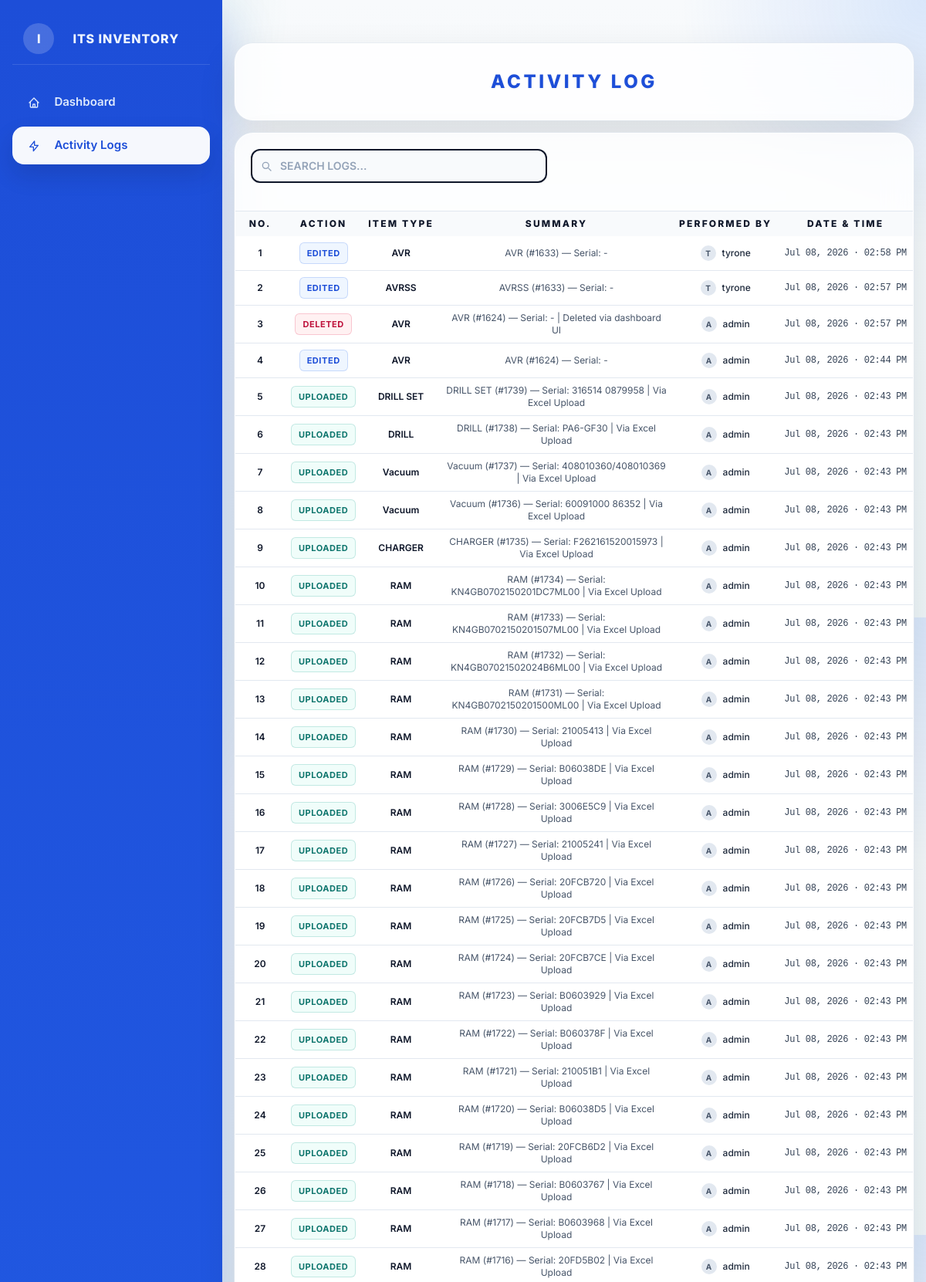
/activity-log/ (signed in, upper part), run on the app's committed database.
### inventory/models.py (models this page shows, shortened)
class AuditLog(models.Model):
    ACTION_CHOICES = [
        ("added",   "Added"),
        ("edited",  "Edited"),
        ("deleted", "Deleted"),
        ("uploaded","Uploaded"),
    ]
    action      = models.CharField(max_length=20, choices=ACTION_CHOICES)
    item_type   = models.CharField(max_length=100)
    item_id     = models.IntegerField(null=True, blank=True)   # FK-less so deletes don't cascade
    description = models.TextField()                            # human-readable summary
    performed_by = models.CharField(max_length=150, default="System")
    timestamp   = models.DateTimeField(default=timezone.now)
    class Meta:
        ordering = ["-timestamp"]

### inventory/views.py (the view, shortened to what this page needs)
# urls.py: path('activity-log/', activity_log, name='activity-log'),
@login_required
def activity_log(request):
    search_query = request.GET.get("q", "").strip()
    logs = AuditLog.objects.all()
    return render(request, "activity_log.html", {"logs": logs, "search_query": search_query})

### templates/activity_log.html (shortened to what this page needs)
﻿{% load static %}
<!doctype html>
<html lang="en">
<head>
  <script src="https://cdn.tailwindcss.com"></script>
  <script src="{% static 'js/tailwind-config.js' %}"></script>
  <link rel="stylesheet" href="https://cdn.jsdelivr.net/npm/simple-datatables@9.0.3/dist/style.css" />
  <link rel="stylesheet" href="{% static 'css/inventory.css' %}" />
</head>
<body class="min-h-screen font-sans text-slate-900 antialiased">
  <div class="app-shell">
    <aside class="sidebar">
      <div class="sidebar__inner relative">
        <div class="sidebar__brand relative w-full flex items-center">
          <span class="sidebar__brand-mark shrink-0 transition-all duration-300">I</span>
          <div class="sidebar__brand-text ml-3 whitespace-nowrap overflow-hidden transition-all duration-300">
            ITS Inventory
          </div>
        </div>
        <nav class="sidebar__nav mt-2" aria-label="Inventory navigation">
          <a class="sidebar__link" href="{% url 'inventory-list' %}">
            <span class="sidebar__icon"></span>
            <span>Dashboard</span>
          </a>
          <a class="sidebar__link sidebar__link--active" href="{% url 'activity-log' %}">
            <span class="sidebar__icon"><svg xmlns="http://www.w3.org/2000/svg" class="h-4 w-4" fill="none" viewBox="0 0 24 24" stroke="currentColor" stroke-width="2"><path stroke-linecap="round" stroke-linejoin="round" d="M13 10V3L4 14h7v8l9-11h-7z" /></svg></span>
            <span>Activity Logs</span>
          </a>
        </nav>
      </div>
    </aside>
    <div class="content-shell">
      <main id="top" class="content-shell__inner">
        <section
          class="backdrop-card mt-4 overflow-hidden rounded-3xl border border-white/70 shadow-soft ring-1 ring-slate-200/60">
          <div class="flex flex-col gap-5 p-5 lg:p-6">
            <div class="relative flex flex-col gap-5 lg:flex-row lg:items-center lg:justify-between min-h-[50px]">
              <div class="flex justify-center text-center w-full">
                <h1
                  class="text-lg sm:text-xl md:text-2xl font-extrabold uppercase tracking-[0.15em] text-blue-700 drop-shadow-sm whitespace-nowrap">
                  ACTIVITY LOG
                </h1>
              </div>
            </div>
          </div>
        </section>
        <section class="backdrop-card mt-4 rounded-3xl border border-white/70 shadow-soft ring-1 ring-slate-200/60 flex-1 flex flex-col mb-4">
          <div class="p-4 lg:p-5">
            <form method="GET" class="flex items-center gap-3 w-full max-w-sm">
              <div class="relative flex-1">
                <span class="absolute inset-y-0 left-3 flex items-center text-slate-400 pointer-events-none">
                </span>
                <input id="filter-search" type="text" name="q" value="{{ search_query|default:'' }}"
                  placeholder="SEARCH LOGS..." class="uppercase w-full bg-slate-50 border-slate-900 border-2 focus:border-slate-900 focus:ring-0 rounded-xl shadow-sm text-sm font-semibold text-slate-800 py-2.5 pl-9 pr-3 transition-colors placeholder:text-slate-400 placeholder:uppercase" />
              </div>
            </form>
          </div>
          <hr class="border-slate-200" />
          {% if logs %}
          <div class="overflow-x-auto">
            <table id="activity-log-table" class="w-full text-sm text-slate-700 whitespace-nowrap min-w-[800px]">
              <thead class="bg-slate-50 text-xs uppercase tracking-[0.18em] text-slate-500 select-none">
                <tr>
                  <th scope="col" class="px-2 py-2 font-semibold">
                    <span class="inline-flex w-full items-center justify-center">No.</span>
                  </th>
                  <th scope="col" class="px-2 py-2 font-semibold">
                    <span class="inline-flex w-full items-center justify-center">Action</span>
                  </th>
                  <th scope="col" class="px-2 py-2 font-semibold">
                    <span class="inline-flex w-full items-center justify-center">Item Type</span>
                  </th>
                  <th scope="col" class="px-2 py-2 font-semibold">
                    <span class="inline-flex w-full items-center justify-center">Summary</span>
                  </th>
                  <th scope="col" class="px-2 py-2 font-semibold">
                    <span class="inline-flex w-full items-center justify-center">Performed By</span>
                  </th>
                  <th scope="col" class="px-2 py-2 font-semibold">
                    <span class="inline-flex w-full items-center justify-center">Date & Time</span>
                  </th>
                </tr>
              </thead>
              <tbody class="divide-y divide-slate-200 bg-white">
                {% for log in logs %}
                <tr class="transition-colors hover:bg-slate-50/80">
                  <td class="px-2 py-2 align-middle font-semibold text-slate-900 text-center text-xs w-16">
                    {{ forloop.counter }}
                  </td>
                  <td class="px-2 py-2 align-middle text-center font-medium">
                    {% if log.action == 'added' %}
                      <span class="inline-flex items-center rounded-md bg-green-50 px-2.5 py-1 text-[11px] font-bold uppercase tracking-wider text-green-700 ring-1 ring-inset ring-green-600/20">Added</span>
                    {% elif log.action == 'edited' %}
                      <span class="inline-flex items-center rounded-md bg-blue-50 px-2.5 py-1 text-[11px] font-bold uppercase tracking-wider text-blue-700 ring-1 ring-inset ring-blue-600/20">Edited</span>
                    {% elif log.action == 'deleted' %}
                      <span class="inline-flex items-center rounded-md bg-rose-50 px-2.5 py-1 text-[11px] font-bold uppercase tracking-wider text-rose-700 ring-1 ring-inset ring-rose-600/20">Deleted</span>
                    {% elif log.action == 'uploaded' %}
                      <span class="inline-flex items-center rounded-md bg-teal-50 px-2.5 py-1 text-[11px] font-bold uppercase tracking-wider text-teal-700 ring-1 ring-inset ring-teal-600/20">Uploaded</span>
                    {% else %}
                      <span class="inline-flex items-center rounded-md bg-slate-50 px-2.5 py-1 text-[11px] font-bold uppercase tracking-wider text-slate-700 ring-1 ring-inset ring-slate-600/20">{{ log.action }}</span>
                    {% endif %}
                  </td>
                  <td class="px-2 py-2 align-middle text-center text-xs font-semibold text-slate-900">
                    {{ log.item_type }}
                  </td>
                  <td class="px-2 py-2 align-middle text-center text-xs text-slate-600 whitespace-normal">
                    {{ log.description }}
                  </td>
                  <td class="px-2 py-2 align-middle text-center text-xs font-medium text-slate-800">
                    <div class="inline-flex items-center justify-center gap-2 w-full">
                       <div class="w-5 h-5 rounded-full bg-slate-200 flex items-center justify-center text-[10px] font-bold text-slate-600 uppercase">{{ log.performed_by|make_list|first }}</div>
                       {{ log.performed_by }}
                    </div>
                  </td>
                  <td class="px-2 py-2 align-middle text-center text-xs text-slate-700 font-mono tracking-tight">
                    {{ log.timestamp|date:"M d, Y · h:i A" }}
                  </td>
                </tr>
                {% endfor %}
              </tbody>
            </table>
          </div>
          {% endif %}
        </section>
      </main>
    </div>
  </div>
</body>
</html>

### static/css/inventory.css (style rules this page uses)
body { font-family: "Inter", "Segoe UI", system-ui, sans-serif; background: radial-gradient(circle at top left, rgba(33, 154, 131, 0.2), transparent 26%), radial-gradient(circle at top right, rgba(59, 130, 246, 0.16), transparent 22%), linear-gradient(180deg, #f8fafc 0%, #eff6f8 100%); }
body, button, input, select, textarea, table { font-family: "Inter", "Segoe UI", system-ui, sans-serif; }
.backdrop-card { background: rgba(255, 255, 255, 0.82); backdrop-filter: blur(18px); }
.app-shell { display: flex; min-height: 100vh; }
.sidebar { width: 100%; margin: 1rem; background: linear-gradient(180deg, #1d4ed8 0%, #2563eb 45%, #1d4ed8 100%); color: #eff6ff; box-shadow: 0 24px 60px rgba(29, 78, 216, 0.28); }
.sidebar__inner { display: flex; height: 100%; flex-direction: column; gap: 1rem; padding: 1rem; overflow-y: auto; }
.sidebar__brand { display: flex; align-items: center; gap: 0.75rem; padding: 0.85rem 0.9rem; border-bottom: 1px solid rgba(255, 255, 255, 0.12); }
.sidebar__brand-mark { display: inline-flex; height: 2.5rem; width: 2.5rem; align-items: center; justify-content: center; border-radius: 9999px; background: rgba(255, 255, 255, 0.18); font-weight: 800; }
.sidebar__brand-text { font-size: 1rem; font-weight: 800; letter-spacing: 0.06em; text-transform: uppercase; }
.sidebar__nav { display: flex; flex-direction: column; gap: 0.45rem; }
.sidebar__link { display: flex; align-items: center; gap: 0.9rem; border-radius: 0.95rem; padding: 0.82rem 0.95rem; color: rgba(239, 246, 255, 0.92); font-size: 0.94rem; font-weight: 600; transition: background-color 160ms ease, color 160ms ease, transform 160ms ease; }
.sidebar__link--active { background: rgba(255, 255, 255, 0.96); color: #1d4ed8; box-shadow: 0 14px 30px rgba(15, 23, 42, 0.14); }
.sidebar__icon { display: inline-flex; width: 1.55rem; align-items: center; justify-content: center; font-size: 1rem; }
.content-shell { flex: 1 1 auto; min-width: 0; transition: margin-left 300ms cubic-bezier(0.4, 0, 0.2, 1); }
.content-shell__inner { width: 100%; padding: 1rem; }
@media (min-width: 1024px) { .app-shell { align-items: flex-start; } }
@media (min-width: 1024px) { .sidebar { width: 18rem; min-height: 100vh; margin: 0; position: fixed; left: 0; top: 0; bottom: 0; border-radius: 0; overflow: visible; transition: width 300ms cubic-bezier(0.4, 0, 0.2, 1); } }
@media (min-width: 1024px) { .content-shell { margin-left: 18rem; } }
@media (min-width: 1024px) { .content-shell__inner { padding: 1rem; } }
@media (min-width: 1024px) { .sidebar__brand-text { max-width: 250px; opacity: 1; transition: max-width 300ms cubic-bezier(0.4, 0, 0.2, 1), opacity 200ms cubic-bezier(0.4, 0, 0.2, 1); } }
@media (min-width: 1024px) { .sidebar__link span:not(.sidebar__icon) { max-width: 200px; opacity: 1; transition: max-width 300ms cubic-bezier(0.4, 0, 0.2, 1), opacity 200ms cubic-bezier(0.4, 0, 0.2, 1); white-space: nowrap; } }
table thead th { text-transform: uppercase !important; color: #0f172a !important; font-weight: 800 !important; }

### data on the page
AuditLog: action "EDITED", item_type "AVR", description "AVR (#1633) — Serial: -", performed_by|make_list "T", performed_by "tyrone", timestamp "Jul 08, 2026 · 02:58 PM"
AuditLog: action "EDITED", item_type "AVRSS", description "AVRSS (#1633) — Serial: -", performed_by|make_list "T", performed_by "tyrone", timestamp "Jul 08, 2026 · 02:57 PM"
AuditLog: action "DELETED", item_type "AVR", description "AVR (#1624) — Serial: - | Deleted via dashboard UI", performed_by|make_list "A", performed_by "admin", timestamp "Jul 08, 2026 · 02:57 PM"
AuditLog: action "EDITED", item_type "AVR", description "AVR (#1624) — Serial: -", performed_by|make_list "A", performed_by "admin", timestamp "Jul 08, 2026 · 02:44 PM"
AuditLog: action "UPLOADED", item_type "DRILL SET", description "DRILL SET (#1739) — Serial: 316514 0879958 | Via Excel Upload", performed_by|make_list "A", performed_by "admin", timestamp "Jul 08, 2026 · 02:43 PM"
AuditLog: action "UPLOADED", item_type "DRILL", description "DRILL (#1738) — Serial: PA6-GF30 | Via Excel Upload", performed_by|make_list "A", performed_by "admin", timestamp "Jul 08, 2026 · 02:43 PM"
AuditLog: action "UPLOADED", item_type "Vacuum", description "Vacuum (#1737) — Serial: 408010360/408010369 | Via Excel Upload", performed_by|make_list "A", performed_by "admin", timestamp "Jul 08, 2026 · 02:43 PM"
AuditLog: action "UPLOADED", item_type "Vacuum", description "Vacuum (#1736) — Serial: 60091000 86352 | Via Excel Upload", performed_by|make_list "A", performed_by "admin", timestamp "Jul 08, 2026 · 02:43 PM"
AuditLog: action "UPLOADED", item_type "CHARGER", description "CHARGER (#1735) — Serial: F262161520015973 | Via Excel Upload", performed_by|make_list "A", performed_by "admin", timestamp "Jul 08, 2026 · 02:43 PM"
AuditLog: action "UPLOADED", item_type "RAM", description "RAM (#1734) — Serial: KN4GB0702150201DC7ML00 | Via Excel Upload", performed_by|make_list "A", performed_by "admin", timestamp "Jul 08, 2026 · 02:43 PM"
AuditLog: action "UPLOADED", item_type "RAM", description "RAM (#1733) — Serial: KN4GB0702150201507ML00 | Via Excel Upload", performed_by|make_list "A", performed_by "admin", timestamp "Jul 08, 2026 · 02:43 PM"
AuditLog: action "UPLOADED", item_type "RAM", description "RAM (#1732) — Serial: KN4GB07021502024B6ML00 | Via Excel Upload", performed_by|make_list "A", performed_by "admin", timestamp "Jul 08, 2026 · 02:43 PM"
AuditLog: action "UPLOADED", item_type "RAM", description "RAM (#1731) — Serial: KN4GB0702150201500ML00 | Via Excel Upload", performed_by|make_list "A", performed_by "admin", timestamp "Jul 08, 2026 · 02:43 PM"
AuditLog: action "UPLOADED", item_type "RAM", description "RAM (#1730) — Serial: 21005413 | Via Excel Upload", performed_by|make_list "A", performed_by "admin", timestamp "Jul 08, 2026 · 02:43 PM"
AuditLog: action "UPLOADED", item_type "RAM", description "RAM (#1729) — Serial: B06038DE | Via Excel Upload", performed_by|make_list "A", performed_by "admin", timestamp "Jul 08, 2026 · 02:43 PM"
AuditLog: action "UPLOADED", item_type "RAM", description "RAM (#1728) — Serial: 3006E5C9 | Via Excel Upload", performed_by|make_list "A", performed_by "admin", timestamp "Jul 08, 2026 · 02:43 PM"
AuditLog: action "UPLOADED", item_type "RAM", description "RAM (#1727) — Serial: 21005241 | Via Excel Upload", performed_by|make_list "A", performed_by "admin", timestamp "Jul 08, 2026 · 02:43 PM"
AuditLog: action "UPLOADED", item_type "RAM", description "RAM (#1726) — Serial: 20FCB720 | Via Excel Upload", performed_by|make_list "A", performed_by "admin", timestamp "Jul 08, 2026 · 02:43 PM"
AuditLog: action "UPLOADED", item_type "RAM", description "RAM (#1725) — Serial: 20FCB7D5 | Via Excel Upload", performed_by|make_list "A", performed_by "admin", timestamp "Jul 08, 2026 · 02:43 PM"
AuditLog: action "UPLOADED", item_type "RAM", description "RAM (#1724) — Serial: 20FCB7CE | Via Excel Upload", performed_by|make_list "A", performed_by "admin", timestamp "Jul 08, 2026 · 02:43 PM"
AuditLog: action "UPLOADED", item_type "RAM", description "RAM (#1723) — Serial: B0603929 | Via Excel Upload", performed_by|make_list "A", performed_by "admin", timestamp "Jul 08, 2026 · 02:43 PM"
AuditLog: action "UPLOADED", item_type "RAM", description "RAM (#1722) — Serial: B060378F | Via Excel Upload", performed_by|make_list "A", performed_by "admin", timestamp "Jul 08, 2026 · 02:43 PM"
AuditLog: action "UPLOADED", item_type "RAM", description "RAM (#1721) — Serial: 210051B1 | Via Excel Upload", performed_by|make_list "A", performed_by "admin", timestamp "Jul 08, 2026 · 02:43 PM"
AuditLog: action "UPLOADED", item_type "RAM", description "RAM (#1720) — Serial: B06038D5 | Via Excel Upload", performed_by|make_list "A", performed_by "admin", timestamp "Jul 08, 2026 · 02:43 PM"
AuditLog: action "UPLOADED", item_type "RAM", description "RAM (#1719) — Serial: 20FCB6D2 | Via Excel Upload", performed_by|make_list "A", performed_by "admin", timestamp "Jul 08, 2026 · 02:43 PM"
AuditLog: action "UPLOADED", item_type "RAM", description "RAM (#1718) — Serial: B0603767 | Via Excel Upload", performed_by|make_list "A", performed_by "admin", timestamp "Jul 08, 2026 · 02:43 PM"
AuditLog: action "UPLOADED", item_type "RAM", description "RAM (#1717) — Serial: B0603968 | Via Excel Upload", performed_by|make_list "A", performed_by "admin", timestamp "Jul 08, 2026 · 02:43 PM"
AuditLog: action "UPLOADED", item_type "RAM", description "RAM (#1716) — Serial: 20FD5B02 | Via Excel Upload", performed_by|make_list "A", performed_by "admin", timestamp "Jul 08, 2026 · 02:43 PM"
